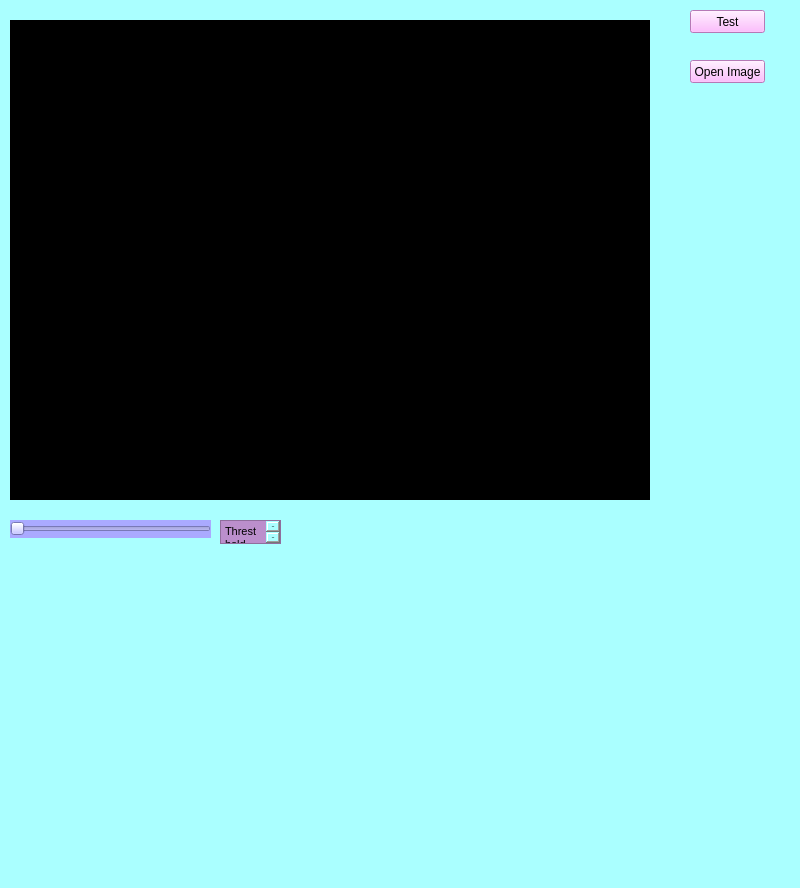
<?xml version="1.0" encoding="UTF-8"?>
<ui version="4.0">
 <class>MainWindow</class>
 <widget class="QMainWindow" name="MainWindow">
  <property name="geometry">
   <rect>
    <x>0</x>
    <y>0</y>
    <width>800</width>
    <height>888</height>
   </rect>
  </property>
  <property name="windowTitle">
   <string>MainWindow</string>
  </property>
  <property name="styleSheet">
   <string notr="true">background-color:rgb(170, 255, 255)</string>
  </property>
  <widget class="QWidget" name="centralwidget">
   <widget class="QSlider" name="horizontalSlider">
    <property name="geometry">
     <rect>
      <x>10</x>
      <y>520</y>
      <width>201</width>
      <height>18</height>
     </rect>
    </property>
    <property name="styleSheet">
     <string notr="true">background-color:rgb(170, 170, 255)</string>
    </property>
    <property name="orientation">
     <enum>Qt::Horizontal</enum>
    </property>
   </widget>
   <widget class="QLabel" name="label_hieu">
    <property name="geometry">
     <rect>
      <x>10</x>
      <y>20</y>
      <width>640</width>
      <height>480</height>
     </rect>
    </property>
    <property name="styleSheet">
     <string notr="true">background-color:rgb(0, 0, 0)</string>
    </property>
    <property name="text">
     <string>TextLabel</string>
    </property>
   </widget>
   <widget class="QPushButton" name="pushButton">
    <property name="geometry">
     <rect>
      <x>690</x>
      <y>10</y>
      <width>75</width>
      <height>23</height>
     </rect>
    </property>
    <property name="styleSheet">
     <string notr="true">background-color:rgb(255, 170, 255)</string>
    </property>
    <property name="text">
     <string>Test</string>
    </property>
   </widget>
   <widget class="QPushButton" name="pushButton_2">
    <property name="geometry">
     <rect>
      <x>690</x>
      <y>60</y>
      <width>75</width>
      <height>23</height>
     </rect>
    </property>
    <property name="styleSheet">
     <string notr="true">background-color:rgb(255, 170, 255)</string>
    </property>
    <property name="text">
     <string>Open Image</string>
    </property>
   </widget>
   <widget class="QTextEdit" name="textEdit">
    <property name="geometry">
     <rect>
      <x>220</x>
      <y>520</y>
      <width>61</width>
      <height>24</height>
     </rect>
    </property>
    <property name="styleSheet">
     <string notr="true">background-color:rgb(187, 143, 204)</string>
    </property>
    <property name="html">
     <string>&lt;!DOCTYPE HTML PUBLIC &quot;-//W3C//DTD HTML 4.0//EN&quot; &quot;http://www.w3.org/TR/REC-html40/strict.dtd&quot;&gt;
&lt;html&gt;&lt;head&gt;&lt;meta name=&quot;qrichtext&quot; content=&quot;1&quot; /&gt;&lt;style type=&quot;text/css&quot;&gt;
p, li { white-space: pre-wrap; }
&lt;/style&gt;&lt;/head&gt;&lt;body style=&quot; font-family:'MS Shell Dlg 2'; font-size:8.25pt; font-weight:400; font-style:normal;&quot;&gt;
&lt;p style=&quot; margin-top:0px; margin-bottom:0px; margin-left:0px; margin-right:0px; -qt-block-indent:0; text-indent:0px;&quot;&gt;Thresthold&lt;/p&gt;&lt;/body&gt;&lt;/html&gt;</string>
    </property>
   </widget>
  </widget>
  <widget class="QStatusBar" name="statusbar"/>
 </widget>
 <resources/>
 <connections/>
</ui>
